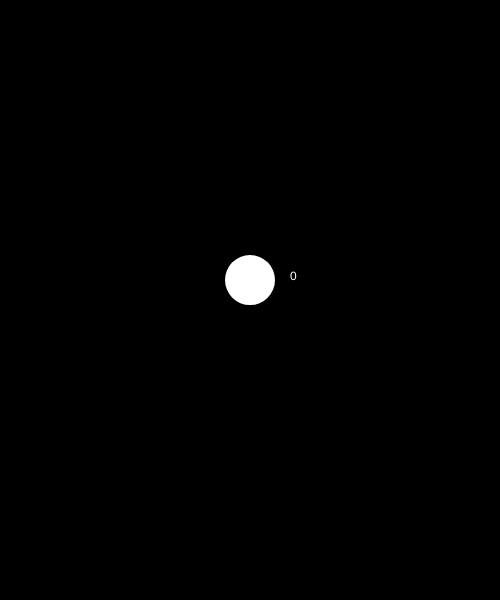
Frame 1 (no input)
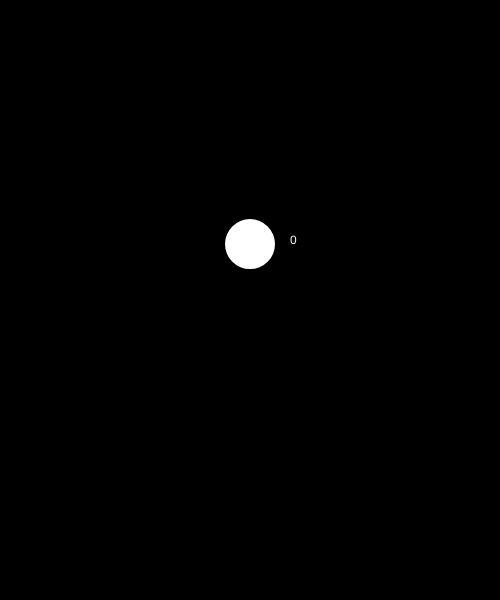
Frame 60 (no input)
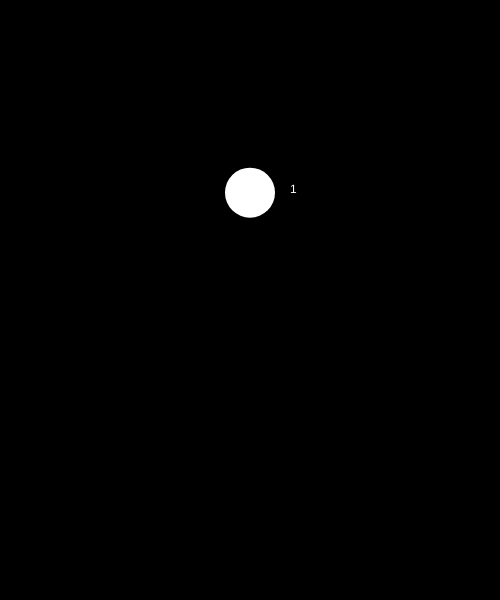
Frame 120 (the mouse pressed at the canvas centre since frame 60)

The p5.js sketch that drew these frames (run headless with seeded random() and noise() and a simulated clock; from frame 60 on, the mouse is pressed at the canvas centre):

// p5.js sketch
// ── sketch.js
// IMA NYU Shanghai
// the Nature of Code
// MOQN
// Mar 15 2017


function setup() {
  createCanvas(500, 600);
  background(0);
  fill(255);
  noStroke();
}


function draw() {
  background(0);

  /*   sin(freq or angle) * amp   */
  var sinValue = sin(frameCount * 0.1);
  var x = 0;
  var y = -abs(sinValue) * 200;

  translate(width / 2, height / 2);
  ellipse(x, y, 50, 50);
  text(abs(round(sinValue)), x+40,y);
}
